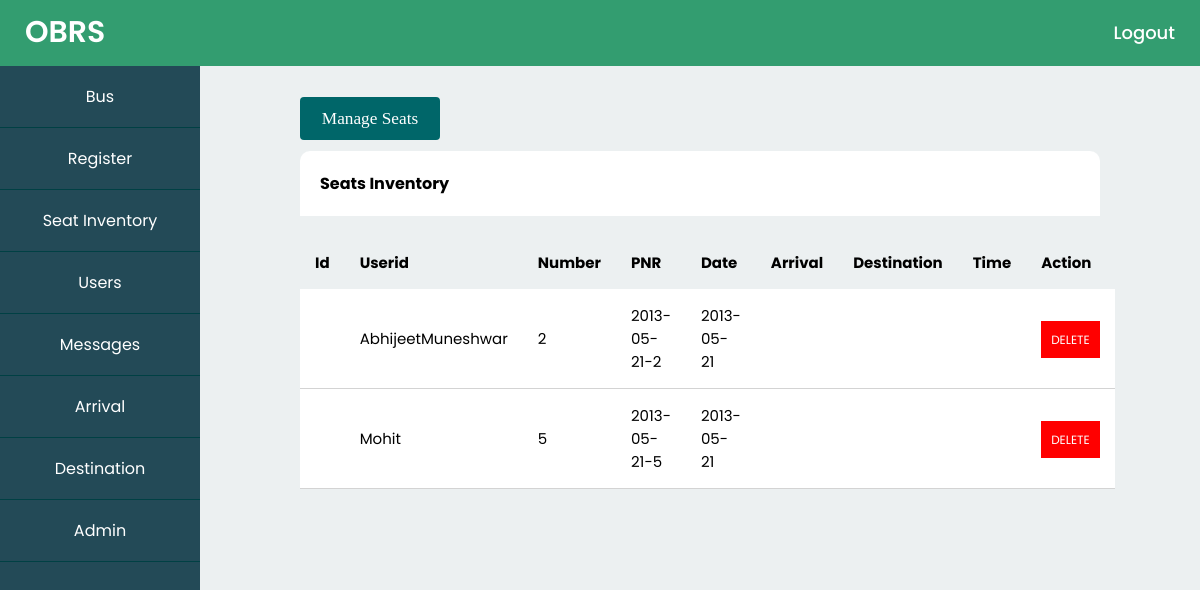
/admin/seat.php, run on the app's committed database.
### tables this page shows
CREATE TABLE IF NOT EXISTS `seat` (
  `userid` varchar(50) NOT NULL COMMENT 'userid',
  `number` int(10) NOT NULL COMMENT 'seat number',
  `PNR` varchar(13) NOT NULL COMMENT 'PNR',
  `date` date NOT NULL COMMENT 'date of booking'
  );

### admin/seat.php (the view, shortened to what this page needs)
<?php include "../db.php";  ?>
<?php
$sql="select * from seat";
$res=mysqli_query($con,$sql);
?>
<?php include "header.php"; ?>
<div class="admin-content">
<div class="button-group">
<a href="" class="btn btn-big">Manage Seats</a>
</div>
<div class="card-body">
<h4 class="box-title">Seats Inventory</h4>
</div>
<div class="content">
<table>
    <thead>
        <th>Id</th>
        <th>Userid</th>
        <th>Number</th>
        <th>PNR</th>
        <th>Date</th>
        <th>Arrival</th>
        <th>Destination</th>
        <th>Time</th>
        <th colspan="3">Action</th>
    </thead>
    <tbody>
    <?php
                while($row=mysqli_fetch_assoc($res)) {
    ?>
        <tr>
                <td><?php echo $row['cat_id'] ?></td>
                <td><?php echo $row['userid'] ?></td>
                <td><?php echo $row['number'] ?></td>
                <td><?php echo $row['PNR'] ?></td>
                <td><?php echo $row['date'] ?></td>
                <td><?php echo $row['arrival'] ?></td>
                <td><?php echo $row['destination'] ?></td>
                <td><?php echo $row['time'] ?></td>
        <td><a href="seat.php?id=<?php echo $row['cat_id'] ?>" class="badge badge-delete">Delete</a></td>
</tr>
<?php } ?>
    </tbody>
</table>
</div>
</div>
 </div>
</body>
</html>

### admin/admin.css (style rules this page uses)
* { margin: 0; padding: 0; box-sizing: border-box; font-family: 'Poppins', sans-serif; }
.admin-wrapper .admin-content { flex: 8; height:100%; padding:40px 100px 100px; overflow-y:scroll; }
a { text-decoration: none; }
.btn { padding: .5rem 1rem; background:#006669; border:1px solid transparent; border-radius:.25rem; color:white; font-size:1.08em; font-family: 'Lora' ,serif; }
.btn-big { padding:.7rem 1.3rem; line-height:1.3rem; }
.card-body { float: left; padding: 1.25em; position: relative; width: 100%; margin-top:20px; background:white; border-radius:10px 10px 0px 0px; margin-bottom: 20px; }
table { width:100%; border-collapse:collapse; font-size:1.1rem; }
td { padding:15px; text-align:left; font-size:15px; border-bottom:1px solid #d3d3d3; }
th { font-size: 15px; padding:15px; text-align:left; }
tbody { background: white; }
.badge { font-size: 12px; color: #fff; padding: 10px; text-transform: uppercase; font-weight: 400 }
.badge-delete { background: #ff0000; }

### styles.css (style rules this page uses)
* { margin: 0; padding: 0; box-sizing: border-box; font-family: 'Poppins', sans-serif; }
body { background:#F0F3F4; }

### data on the page
seat: userid "AbhijeetMuneshwar", number "2", PNR "2013-05-21-2", date "2013-05-21"
seat: userid "Mohit", number "5", PNR "2013-05-21-5", date "2013-05-21"
